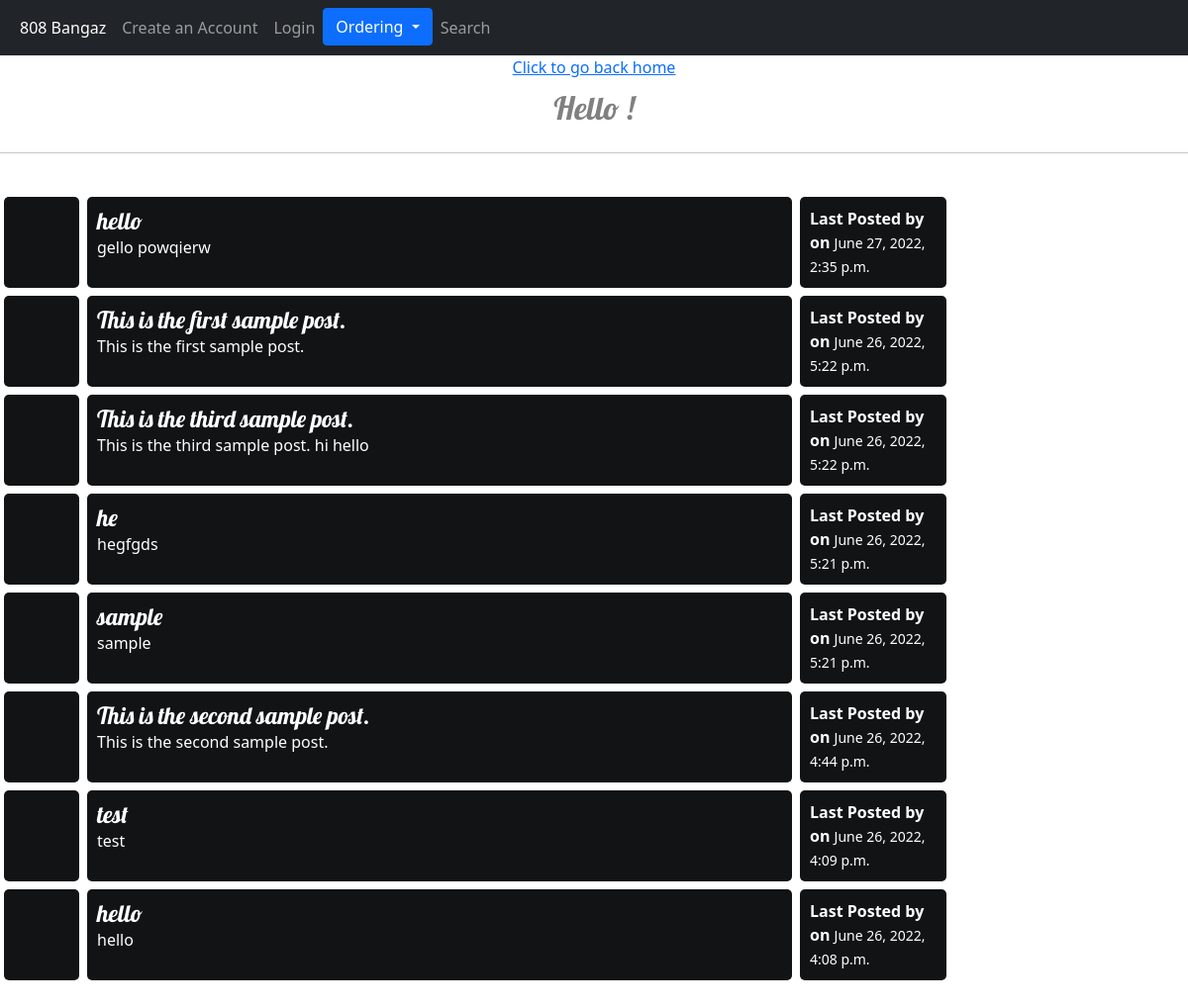
The page /ordering/ on the database its author committed.
### blogs/models.py (models this page shows, shortened)
class Post(models.Model):
    author = models.ForeignKey(settings.AUTH_USER_MODEL, on_delete=models.CASCADE)
    title = models.CharField(max_length=200)
    text = models.TextField()
    created_date = models.DateTimeField(default=timezone.now)
    published_date = models.DateTimeField(blank=True, null=True)

### blogs/views.py (the view)
# urls.py: path('ordering/', views.OrderDateView.as_view(), name='ordering'),
class OrderDateView(generic.ListView):
    template_name = 'blogs/ordering.html'
    context_object_name = 'blogs_list'
    def get_queryset(self):
        return Post.objects.order_by('-published_date')

### blogs/templates/blogs/ordering.html (shortened to what this page needs)
{% load static %}
<!DOCTYPE html>
<head>
<link href="https://cdn.jsdelivr.net/npm/bootstrap@5.1.3/dist/css/bootstrap.min.css" rel="stylesheet">
    <link rel="stylesheet" href="{% static 'css/blogs.css' %}">
</head>
<body>
    <nav class="navbar navbar-expand-sm bg-dark navbar-dark">
        <div class="container-fluid">
          <ul class="navbar-nav">
            <li class="nav-item">
              <a class="nav-link active"  href="{% url 'post_list' %}">{% csrf_token %}808 Bangaz</a>
            </li>
           <li class="nav-item">
              <a class="nav-link" href=" {% url 'register' %}"> Create an Account </a>
            </li>
            {% if user.is_authenticated %}
            <li class="nav-item">
                <a class="nav-link" href=" {% url 'logout' %}"> Logout </a>
            </li>
            <li class="nav-item">
                <a class="nav-link" href="{% url 'post_new' %}">Make a Post</a>
            </li>
            {% else %}
            <li class="nav-item">
                <a class="nav-link" href=" {% url 'login' %}"> Login </a>
            </li>
            {% endif %}
            <li class = "nav-item">
                <button type="button" class="btn btn-primary dropdown-toggle" data-bs-toggle="dropdown"> Ordering </button>
            </li>
            <li class="nav-item">
                <a class="nav-link" text-align: "right"; href="{% url 'search' %}">Search</a>
          </ul>
        </div>
      </nav>
    <center>
        <a href="{% url 'post_list' %}">{% csrf_token %}Click to go back home</a>
        <br>
    </center>
<center>
    {% if blogs_list %}
    <h2 class='user'> Hello {{user.username}}!</h2>
    <hr>
    <br>
</center>
        {% for blog in blogs_list %}
                <div class = "subforum-row">
                    <div class = "subforum-column center">
                </div>
                <div class = "subforum-description subforum-column">
                    <h4 style = "color:white"> {{blog.title}} </h4>
                    <p style = "color:white"> {{blog.text}}</p>
                </div>
                <div class = "subforum-info subforum-column">
                    <b style = "color:white"> Last Posted by </b> <a style = "color:white"> {{post.author}}</a>
                    <br> <b style = "color:white"> on </b> <small> <time class = "time" style = "color:white"> {{blog.published_date}} <time> </small>
                </div>
            </div>
            {% endfor %}
    {% else %}
        <p>No blogs posted.</p>
    {% endif %}
    <br>
    </body>
</html>

### blogs/static/css/blogs.css (style rules this page uses)
h1, h2, h3, h4 { font-family: 'Lobster', cursive; }
.user { text-align: center; padding: 10px 10px 10px 10px; color: gray; }
.subforum-row { display: grid; grid-template-columns: 7% 60% 13% 20%; }
.subforum-column { padding: 10px; margin:4px; border-radius: 5px; background-color:#111314; }
.subforum-description * { margin-block: 0; }
.center { display: flex; justify-content: center; align-items: center; }

### rows shown on the page
Post: title "hello", text "gello powqierw", published_date "June 27, 2022, 2:35 p.m."
Post: title "This is the first sample post.", text "This is the first sample post.", published_date "June 26, 2022, 5:22 p.m."
Post: title "This is the third sample post.", text "This is the third sample post. hi hello", published_date "June 26, 2022, 5:22 p.m."
Post: title "he", text "hegfgds", published_date "June 26, 2022, 5:21 p.m."
Post: title "sample", text "sample", published_date "June 26, 2022, 5:21 p.m."
Post: title "This is the second sample post.", text "This is the second sample post.", published_date "June 26, 2022, 4:44 p.m."
Post: title "test", text "test", published_date "June 26, 2022, 4:09 p.m."
Post: title "hello", text "hello", published_date "June 26, 2022, 4:08 p.m."
